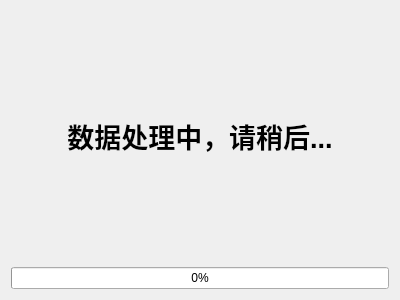
<?xml version="1.0" encoding="UTF-8"?>
<ui version="4.0">
 <class>Waitting</class>
 <widget class="QWidget" name="Waitting">
  <property name="geometry">
   <rect>
    <x>0</x>
    <y>0</y>
    <width>400</width>
    <height>300</height>
   </rect>
  </property>
  <property name="windowTitle">
   <string>Form</string>
  </property>
  <layout class="QGridLayout" name="gridLayout">
   <item row="0" column="0">
    <layout class="QVBoxLayout" name="verticalLayout">
     <item>
      <widget class="QLabel" name="label">
       <property name="font">
        <font>
         <pointsize>20</pointsize>
         <weight>75</weight>
         <italic>false</italic>
         <bold>true</bold>
        </font>
       </property>
       <property name="layoutDirection">
        <enum>Qt::LeftToRight</enum>
       </property>
       <property name="text">
        <string>数据处理中，请稍后...</string>
       </property>
       <property name="alignment">
        <set>Qt::AlignCenter</set>
       </property>
      </widget>
     </item>
     <item>
      <widget class="QProgressBar" name="progressBar">
       <property name="value">
        <number>0</number>
       </property>
      </widget>
     </item>
    </layout>
   </item>
  </layout>
 </widget>
 <resources/>
 <connections/>
</ui>
